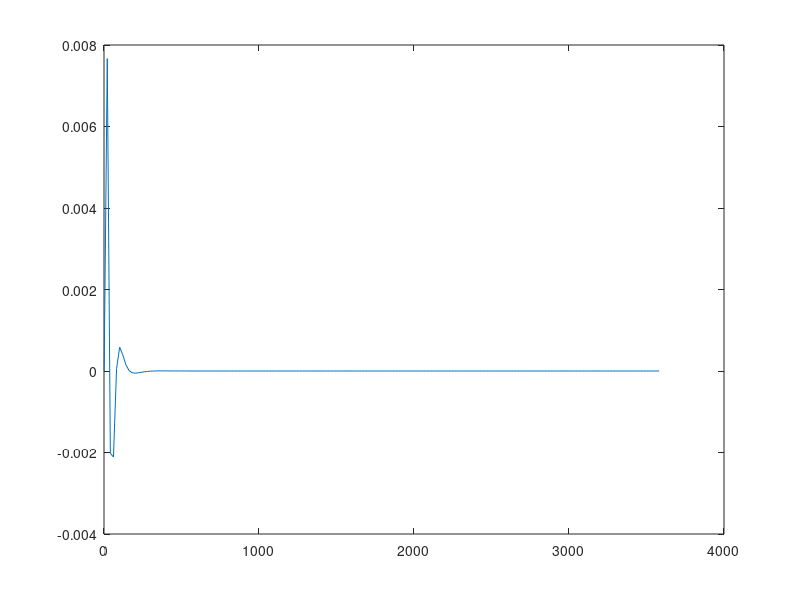

The MATLAB script that drew this image:
clear all, clc, close all


Theta = 1;
m=1;
Dt = 20; %[s] grid time
Dx = 8; %[m] grid distance
d = 0.6; %[m] Diameter.
g = 9.81; %[m/s^2]
n=150; % Number of iterations, 
% Friction part 
Ie = 0.00214;% [.] Resistance Ie = f * v^2/(2*g)*1/R
Ib = 0.00214;
h=0.3; % arbejds punkt
Qf = 72*(d/4)^0.635*pi*(d/2)^2*Ie^0.5;% Hennings

%%% 
a = (1/(2*Dt))*(2*sqrt(-h^2+(h*d)))-Theta/(Dx)*(-1/2*pi/d*sin(pi*h/d)-0.04*(2*pi)/d*sin(2*pi*h/d)*Qf);
b = (1/(2*Dt))*(2*sqrt(-h^2+(h*d)))+Theta/(Dx)*(-1/2*pi/d*sin(pi*h/d)-0.04*(2*pi)/d*sin(2*pi*h/d)*Qf);
c = (-1/(2*Dt))*(2*sqrt(-h^2+(h*d)))-(1-Theta)/(Dx)*(-1/2*pi/d*sin(pi*h/d)-0.04*(2*pi)/d*sin(2*pi*h/d)*Qf);
d = (-1/(2*Dt))*(2*sqrt(-h^2+(h*d)))+(1-Theta)/(Dx)*(-1/2*pi/d*sin(pi*h/d)-0.04*(2*pi)/d*sin(2*pi*h/d)*Qf);

F = [ a b 0 0 0 0 0 0 0 0; 
      0 a b 0 0 0 0 0 0 0;
      0 0 a b 0 0 0 0 0 0;
      0 0 0 a b 0 0 0 0 0;
      0 0 0 0 a b 0 0 0 0;
      0 0 0 0 0 a b 0 0 0;
      0 0 0 0 0 0 a b 0 0;
      0 0 0 0 0 0 0 a b 0;
      0 0 0 0 0 0 0 0 a b;
      0 0 0 0 0 0 0 0 0 a];
Finv = inv(F);
 
A = [ d 0 0 0 0 0 0 0 0 0;
      c d 0 0 0 0 0 0 0 0;
      0 c d 0 0 0 0 0 0 0;
      0 0 c d 0 0 0 0 0 0;
      0 0 0 c d 0 0 0 0 0;
      0 0 0 0 c d 0 0 0 0;
      0 0 0 0 0 c d 0 0 0;
      0 0 0 0 0 0 c d 0 0;
      0 0 0 0 0 0 0 c d 0;
      0 0 0 0 0 0 0 0 c d];
A = (Finv*A)';
B = Finv*[1 0 0 0 0 0 0 0 0 0]';
C = [0 0 0 0 0 0 0 0 0 1];
D = 0;

Sys = ss(A,B,C,D)

t = 1:Dt:3600;
X0(1:10) =0.3;
d1= sin(-0.01:1.1112e-04:0.01);
u(1:length(t))= 0.0445;
[Y t1 x1]=lsim(Sys,u,t);
plot(t,Y)
